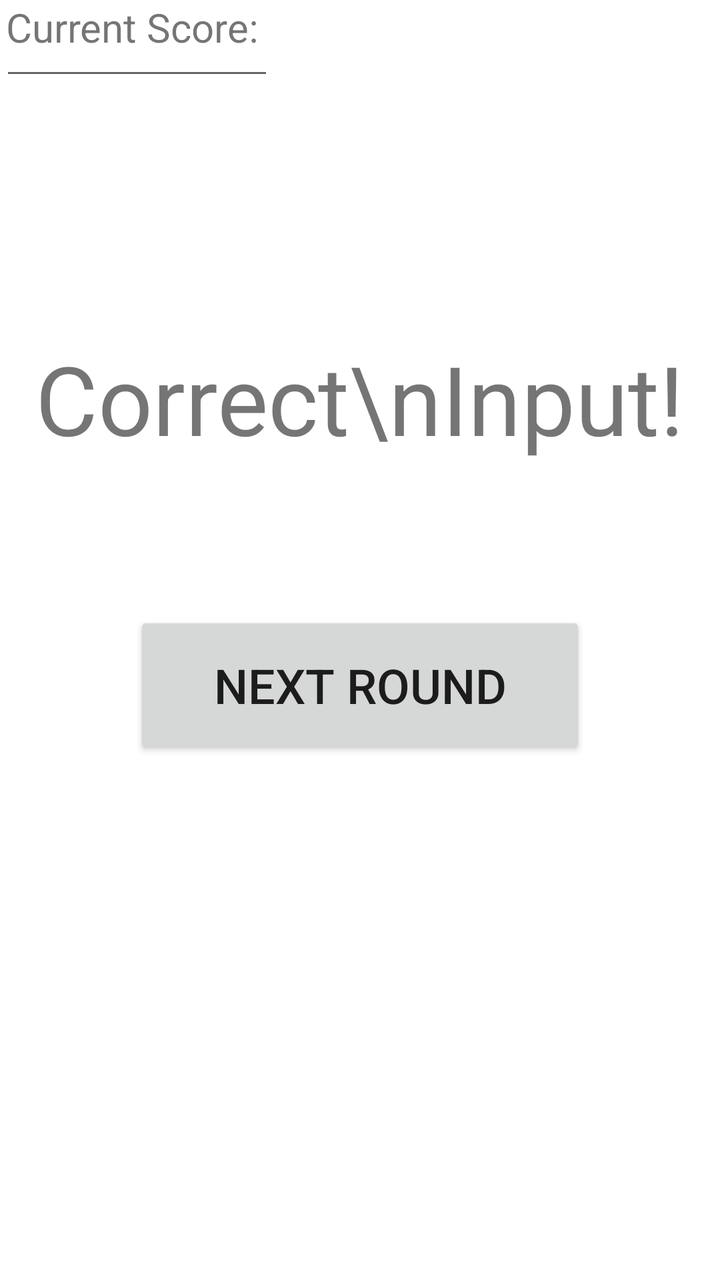
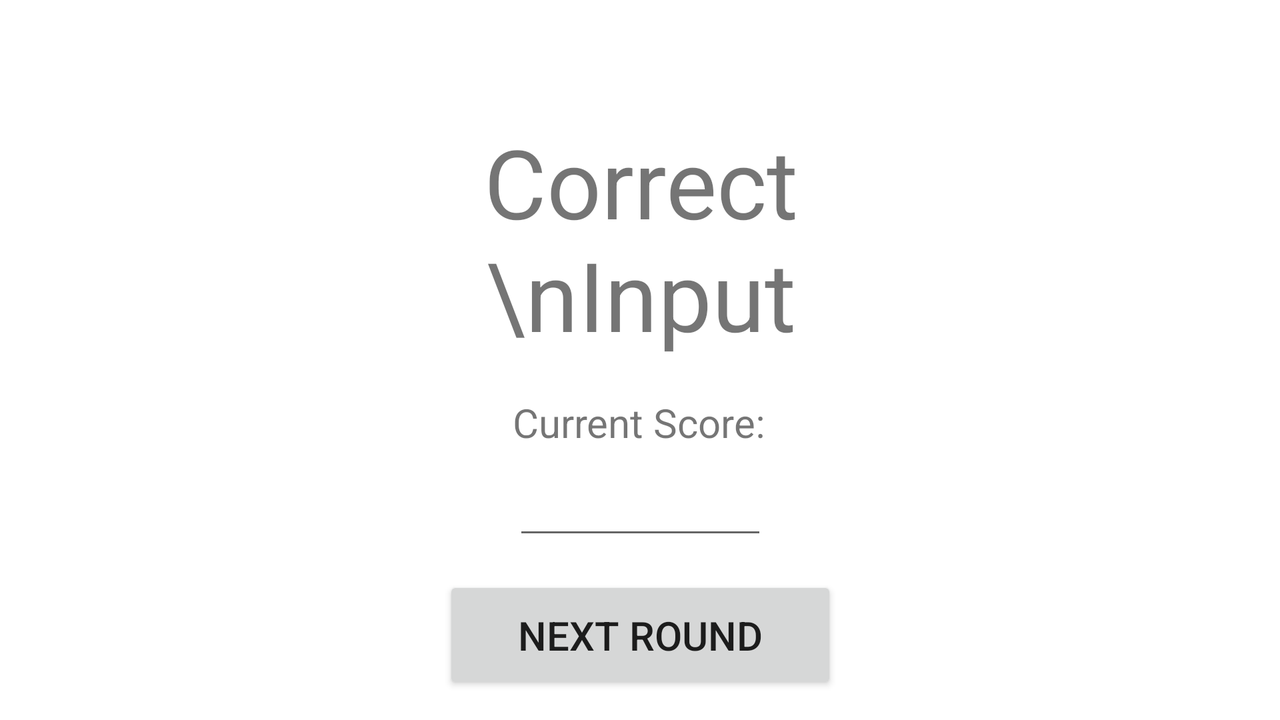

An Android layout and its configuration variant, each rendered on a device that would load it. The default file and the variant file are quoted in full after the pictures.
<!-- AndroidManifest.xml: application theme Theme.Error404 -->
<!-- res/layout/correct_input_score_page.xml -->
<?xml version="1.0" encoding="utf-8"?>
<androidx.constraintlayout.widget.ConstraintLayout xmlns:android="http://schemas.android.com/apk/res/android"
    xmlns:app="http://schemas.android.com/apk/res-auto"
    xmlns:tools="http://schemas.android.com/tools"
    android:layout_width="match_parent"
    android:layout_height="match_parent"
    tools:context=".MainActivity">

    <ImageButton
        android:id="@+id/exitIconButton"
        android:layout_width="56dp"
        android:layout_height="60dp"
        android:adjustViewBounds="true"
        android:background="@null"
        android:scaleType="fitCenter"
        app:layout_constraintBottom_toTopOf="@+id/correctInputHeading"
        app:layout_constraintEnd_toEndOf="parent"
        app:layout_constraintHorizontal_bias="0.784"
        app:layout_constraintStart_toEndOf="@+id/helpIconButton"
        app:layout_constraintTop_toTopOf="parent"
        app:layout_constraintVertical_bias="0.35"
        app:srcCompat="@drawable/exitIcon" />

    <ImageButton
        android:id="@+id/helpIconButton"
        android:layout_width="71dp"
        android:layout_height="60dp"
        android:layout_marginStart="48dp"
        android:adjustViewBounds="true"
        android:background="@null"
        android:scaleType="fitCenter"
        app:layout_constraintBottom_toTopOf="@+id/correctInputHeading"
        app:layout_constraintStart_toStartOf="parent"
        app:layout_constraintTop_toTopOf="parent"
        app:layout_constraintVertical_bias="0.341"
        app:srcCompat="@drawable/helpIcon" />

    <TextView
        android:id="@+id/correctInputHeading"
        android:layout_width="wrap_content"
        android:layout_height="wrap_content"
        android:text="Correct\nInput!"
        android:textAlignment="center"
        android:textSize="48sp"
        app:layout_constraintBottom_toBottomOf="parent"
        app:layout_constraintHorizontal_bias="0.494"
        app:layout_constraintLeft_toLeftOf="parent"
        app:layout_constraintRight_toRightOf="parent"
        app:layout_constraintTop_toTopOf="parent"
        app:layout_constraintVertical_bias="0.29" />



    <Button
        android:id="@+id/nextRoundButton"
        android:layout_width="226dp"
        android:layout_height="74dp"
        android:text="Next Round"
        android:textAlignment="center"
        android:textSize="24sp"
        app:layout_constraintBottom_toBottomOf="parent"
        app:layout_constraintEnd_toEndOf="parent"
        app:layout_constraintStart_toStartOf="parent"
        app:layout_constraintTop_toBottomOf="@+id/currentScoreBox" />

    <TextView
        android:id="@+id/currentScoreLabel"
        android:layout_width="132dp"
        android:layout_height="37dp"
        android:text="Current Score:"
        android:textAlignment="center"
        android:textSize="20sp"
        tools:layout_editor_absoluteX="139dp"
        tools:layout_editor_absoluteY="335dp" />

    <EditText
        android:id="@+id/currentScoreBox"
        android:layout_width="137dp"
        android:layout_height="45dp"
        android:ems="10"
        android:inputType="textPersonName"
        tools:layout_editor_absoluteX="137dp"
        tools:layout_editor_absoluteY="392dp" />

</androidx.constraintlayout.widget.ConstraintLayout>
<!-- resources referenced by this layout -->
<resources>
  <style name="Theme.Error404" parent="Theme.MaterialComponents.DayNight.DarkActionBar">
          
          <item name="colorPrimary">#5B5761</item>
          <item name="colorPrimaryVariant">#38363A</item>
          <item name="colorOnPrimary">@color/white</item>
          
          <item name="colorSecondary">@color/teal_200</item>
          <item name="colorSecondaryVariant">@color/teal_700</item>
          <item name="colorOnSecondary">@color/black</item>
          
          <item name="android:statusBarColor" tools:targetApi="l">?attr/colorPrimaryVariant</item>
          
      </style>
</resources>
<!-- res/layout-land/correct_input_score_page.xml (the author's variant of the layout above) -->
<!-- drawn on the phone turned sideways -->
<?xml version="1.0" encoding="utf-8"?>
<androidx.constraintlayout.widget.ConstraintLayout xmlns:android="http://schemas.android.com/apk/res/android"
    xmlns:app="http://schemas.android.com/apk/res-auto"
    xmlns:tools="http://schemas.android.com/tools"
    android:layout_width="match_parent"
    android:layout_height="match_parent"
    tools:context=".MainActivity">

    <ImageButton
        android:id="@+id/exitIconButton"
        android:layout_width="56dp"
        android:layout_height="60dp"
        android:layout_marginTop="24dp"
        android:layout_marginEnd="48dp"
        android:adjustViewBounds="true"
        android:background="@null"
        android:scaleType="fitCenter"
        app:layout_constraintBottom_toTopOf="@+id/correctInputHeading"
        app:layout_constraintEnd_toEndOf="parent"
        app:layout_constraintHorizontal_bias="1.0"
        app:layout_constraintStart_toEndOf="@+id/helpIconButton"
        app:layout_constraintTop_toTopOf="parent"
        app:layout_constraintVertical_bias="0.34"
        app:srcCompat="@drawable/exiticon" />

    <ImageButton
        android:id="@+id/helpIconButton"
        android:layout_width="71dp"
        android:layout_height="60dp"
        android:layout_marginStart="48dp"
        android:layout_marginTop="24dp"
        android:adjustViewBounds="true"
        android:background="@null"
        android:scaleType="fitCenter"
        app:layout_constraintBottom_toTopOf="@+id/correctInputHeading"
        app:layout_constraintStart_toStartOf="parent"
        app:layout_constraintTop_toTopOf="parent"
        app:layout_constraintVertical_bias="0.341"
        app:srcCompat="@drawable/helpicon" />


    <TextView
        android:id="@+id/correctInputHeading"
        android:layout_width="163dp"
        android:layout_height="119dp"
        android:text="Correct\nInput!"
        android:textAlignment="center"
        android:textSize="48sp"
        app:layout_constraintBottom_toBottomOf="parent"
        app:layout_constraintHorizontal_bias="0.501"
        app:layout_constraintLeft_toLeftOf="parent"
        app:layout_constraintRight_toRightOf="parent"
        app:layout_constraintTop_toTopOf="parent"
        app:layout_constraintVertical_bias="0.244" />

    <Button
        android:id="@+id/nextRoundButton"
        android:layout_width="197dp"
        android:layout_height="59dp"
        android:text="Next Round"
        android:textAlignment="center"
        android:textSize="20sp"
        app:layout_constraintBottom_toBottomOf="parent"
        app:layout_constraintEnd_toEndOf="parent"
        app:layout_constraintStart_toStartOf="parent"
        app:layout_constraintTop_toBottomOf="@+id/currentScoreBox" />

    <TextView
        android:id="@+id/currentScoreLabel"
        android:layout_width="132dp"
        android:layout_height="37dp"
        android:layout_marginTop="20dp"
        android:text="Current Score:"
        android:textAlignment="center"
        android:textSize="20sp"
        app:layout_constraintEnd_toEndOf="parent"
        app:layout_constraintHorizontal_bias="0.499"
        app:layout_constraintStart_toStartOf="parent"
        app:layout_constraintTop_toBottomOf="@+id/correctInputHeading" />

    <EditText
        android:id="@+id/currentScoreBox"
        android:layout_width="127dp"
        android:layout_height="36dp"
        android:layout_marginTop="4dp"
        android:ems="10"
        android:inputType="textPersonName"
        app:layout_constraintEnd_toEndOf="parent"
        app:layout_constraintStart_toStartOf="parent"
        app:layout_constraintTop_toBottomOf="@+id/currentScoreLabel" />

</androidx.constraintlayout.widget.ConstraintLayout>
